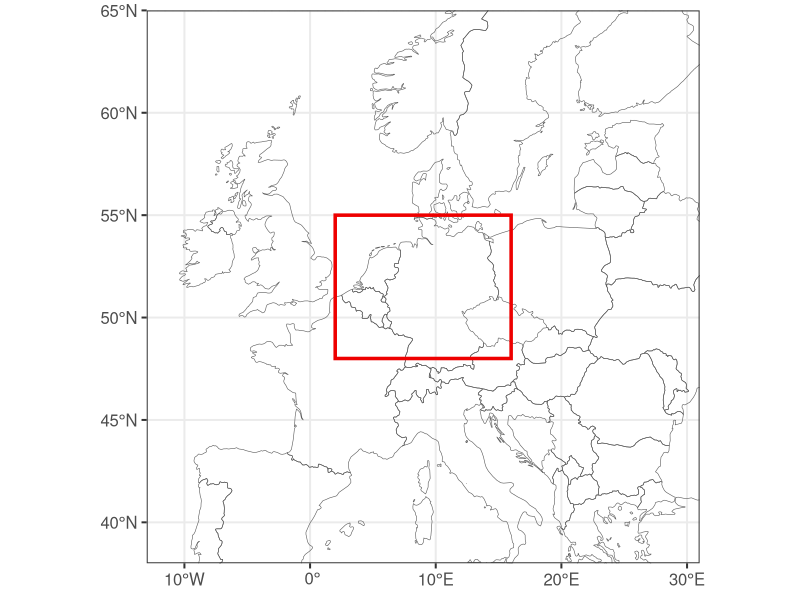

This figure's R source:
library(tidyverse)
library(sf)
library(rnaturalearth)
library(rnaturalearthdata)

# Get world map data
world_map <- ne_countries(scale = 50, returnclass = 'sf')

# List of European countries
european_countries <- c(
  "Albania", "Andorra", "Austria", "Belgium", "Belarus", "Bosnia and Herzegovina",
  "Bulgaria", "Croatia", "Cyprus", "Czech Rep.", "Denmark", "Estonia", "Finland",
  "France", "Germany", "Greece", "Hungary", "Ireland", "Italy", "Kosovo", "Latvia",
  "Lithuania", "Liechtenstein", "Luxembourg", "Malta", "Moldova", "Monaco",
  "Montenegro", "Netherlands", "North Macedonia", "Norway", "Poland", "Portugal",
  "Romania", "San Marino", "Serbia", "Slovakia", "Slovenia", "Spain", "Sweden",
  "Switzerland", "Turkey", "Ukraine", "United Kingdom", "Vatican City"
)

# Crop map to focus on Europe
europe_bbox <- st_bbox(c(xmin = -13, ymin = 35, xmax = 40, ymax = 70), crs = st_crs(world_map))
europe_map <- st_crop(world_map, europe_bbox)

# Join random values to European countries
europe_map <- europe_map %>%
  filter(name %in% european_countries) %>%
  mutate(some_value = runif(nrow(.)))

# Plot study area with highlighted rectangle
study_area <- ggplot(europe_map) +
  geom_sf(fill = NA) +
  coord_sf(xlim = c(-13, 31), ylim = c(38, 65), expand = FALSE) +
  theme_bw(base_size = 15) +
  labs(x = NULL, y = NULL) +
  theme(aspect.ratio = 1) +
  annotate("rect", xmin = 2, xmax = 16, ymin = 48, ymax = 55,
           color = "red2", fill = NA, size = 1.2)

# Uncomment to save the plot
# ggsave("./figures/study_area.png", study_area, height = 10, width = 15, units = "cm", dpi = 600)
